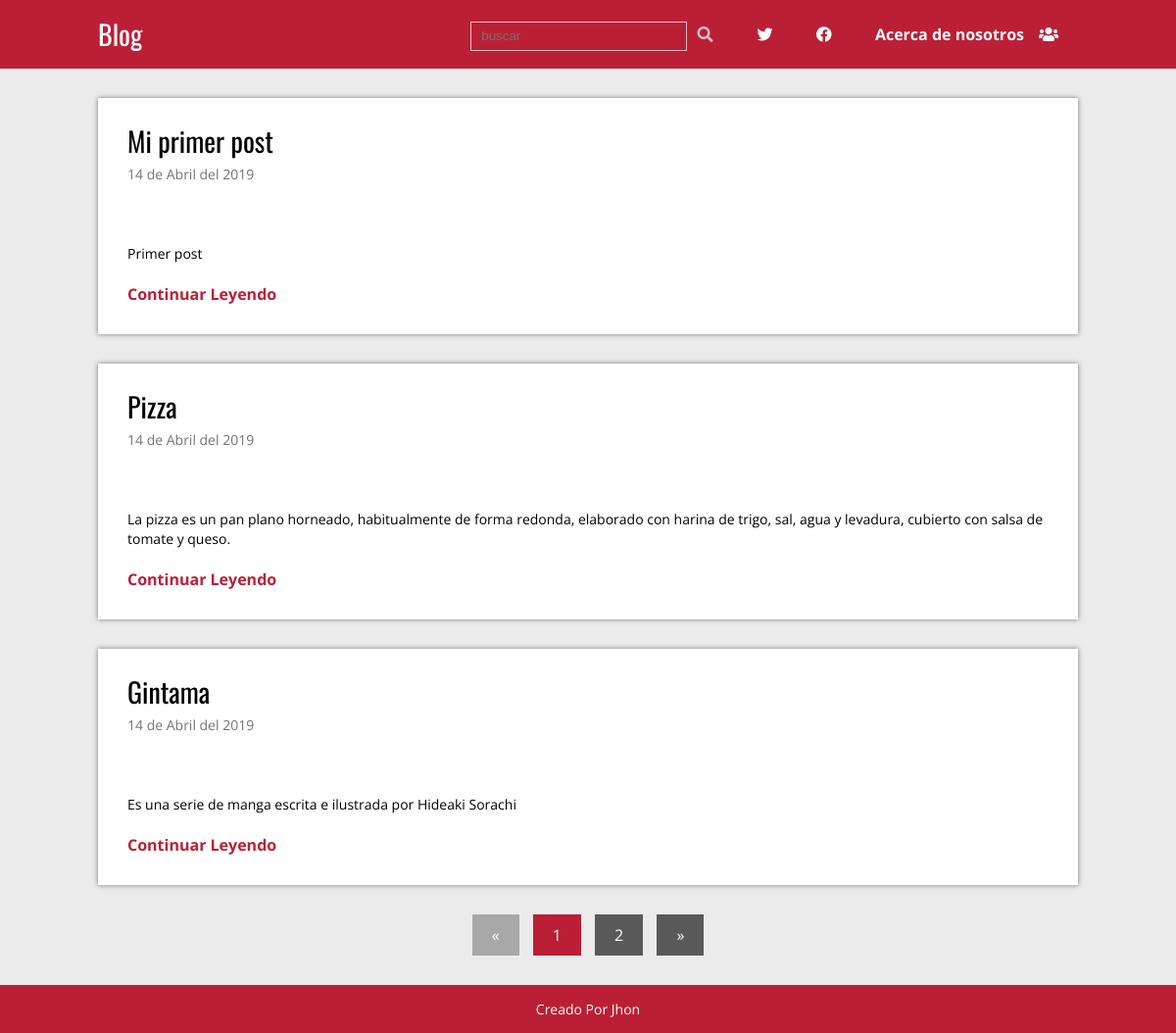
The page / on the database its author committed.
### tables this page shows
CREATE TABLE `articulos` (
  `id` int(11) NOT NULL,
  `titulo` varchar(200) NOT NULL,
  `extracto` varchar(200) NOT NULL,
  `fecha` timestamp NOT NULL DEFAULT CURRENT_TIMESTAMP,
  `texto` text NOT NULL,
  `thumb` varchar(50) NOT NULL
);

### index.php (called while the page is built, shortened)
<?php
require 'admin/config.php';
require 'funciones.php';
$conexion = conexion($bd_config);
$posts = obtener_post($blog_config['post_por_pagina'], $conexion);
require 'views/index.view.php';

### admin/config.php (called while the page is built, shortened)
<?php
$blog_config = array(
    'post_por_pagina'  => '3',
    'carpeta_imagenes' => 'img/');

### funciones.php (called while the page is built, shortened)
<?php
function pagina_actual()
{
    return isset($_GET['p']) ? (int) $_GET['p'] : 1;
}
function obtener_post($post_por_paginas, $conexion)
{
    $inicio    = (pagina_actual()) > 1 ? pagina_actual() * $post_por_paginas - $post_por_paginas : 0;
    $sentencia = $conexion->prepare("SELECT SQL_CALC_FOUND_ROWS * FROM articulos LIMIT $inicio ,$post_por_paginas");
    $sentencia->execute();
    return $sentencia->fetchAll();
}
function numero_paginas($post_por_paginas, $conexion)
{
    $total_post = $conexion->prepare('SELECT FOUND_ROWS() as total');
    $total_post->execute();
    $total_post = $total_post->fetch()['total'];
    $numero_paginas = ceil($total_post / $post_por_paginas);
    return $numero_paginas;
}
function fecha($fecha)
{
    $timestamp = strtotime($fecha);
    $meses     = ['Enero', 'Febrero', 'Marzo', 'Abril', 'Mayo', 'Junio', 'Julio', 'Agosto', 'Septiembre', 'Ocutbre', 'Noviembre', 'Diciembre'];
    $dia   = date('d', $timestamp);
    $mes   = date('m', $timestamp) - 1;
    $year  = date('y', $timestamp);
    $fecha = " $dia de " . $meses[$mes] . " del 20$year";
    return $fecha;
}

### views/index.view.php (the view, shortened to what this page needs)
<!DOCTYPE html>
<html lang="es">
<head>
	<link rel="stylesheet" href="https://use.fontawesome.com/releases/v5.8.1/css/all.css">
	<link rel="stylesheet" href='<?php echo RUTA; ?>/css/style.css'>
</head>
<body>
<?php require "header.php";?>
<div class="contenedor">
	<?php foreach ($posts as $post): ?>
	<div class="post">
		<article>
			<h2 class="titulo"><a href="single.php?id=<?php echo $post['id']; ?>"><?php echo $post['titulo']; ?></a></h2>
			<p class="fecha"> <?php echo fecha($post['fecha']); ?></p>
			<div class="thumb"></div>
			<p class="extracto"> <?php echo $post['extracto']; ?></p>
			<a href="single.php?id=<?php echo $post['id']; ?>" class="continuar">Continuar Leyendo</a>
		</article>
	</div>
    <?php endforeach;?>
	<?php require 'paginacion.php';?>
</div>
<?php require "footer.php";?>
</body>
</html>

### views/header.php
<header>
	<div class="contenedor">
		<div class="logo izquierda">
			<p><a href="<?php echo RUTA; ?>">Blog</a></p>
		</div>
		<div class="derecha">
			<form name="busqueda" action="<?php echo RUTA;?>/buscar.php" class="buscar" method="get">
			<input type="text" name="busqueda" placeholder="buscar">
			<button type="submit" class="icono fa fa-search"></button>
			</form>
			<nav class="menu">
				<ul>
					<li><a href="#"><i class="fab fa-twitter"></i></a></li>
					<li><a href="#"><i class="fab fa-facebook"></i></a></li>
					<li><a href="error.php">Acerca de nosotros<i class="icono fa fa-users"></i></a></li>
				</ul>
			</nav>
		</div>
	</div>
</header>

### paginacion.php
<?php
$numero_paginas = numero_paginas($blog_config['post_por_pagina'], $conexion);
?>
<section class="paginacion">
	<ul>
		<?php if (pagina_actual() === 1): ?>
         <li class="disable">&laquo;</li>
        <?php else: ?>
        	<li><a href="index.php?p=<?php echo pagina_actual() - 1 ?>">&laquo;</a></li>
		<?php endif;?>
		<?php for ($i = 1; $i <= $numero_paginas; $i++): ?>
			<?php if (pagina_actual() === $i): ?>
				<li class="active">
					<?php echo $i ?>
				</li>
			<?php else: ?>
				<li><a href="index.php?p=<?php echo $i; ?>"><?php echo $i; ?></a></li>
			<?php endif?>
			<?php endfor;?>
			<?php if (pagina_actual() == $numero_paginas): ?>
				<li class="disable">&raquo;</li>
			<?php else: ?>
				<li><a href="index.php?p=<?php echo pagina_actual() + 1; ?>">&raquo;</a></li>
			<?php endif?>
	</ul>
</section>

### views/footer.php
<footer>
	<p class="copyright">Creado Por Jhon</p>
</footer>

### css/style.css (style rules this page uses)
* { margin:0; padding: 0; -webkit-box-sizing:border-box; -moz-box-sizing:border-box; -box-sizing:border-box; }
body { font-size:16px; font-family: 'Open Sans',sans-serif; background: #ebebeb; }
h1,h2,h3,h4,h5,h6 { font-family: "Oswald",Arial, Sans-serif; font-weight: normal; }
a { text-decoration: none; color: #BB1F35; }
.contenedor { max-width: 1000px; width: 90%; margin: auto; }
.izquierda { float: left; }
.derecha { float: right; }
header { color:#fff; margin-bottom: 30px; background: #BB1F35; }
header .contenedor { overflow: hidden; }
header .logo { max-width: 300px; }
header .logo a { color: #fff; font-family: "Oswald",Arial,sans-serif; font-size: 28px; line-height: 70px; }
header .buscar { display: inline-block; position: relative; margin-right: 15px; }
header .buscar input[type="text"] { background:none; border: 1px solid rgba(255,255,255,.7); color: rgba(255,255,255,.7); height: 30px; padding: 0 10px; padding-right: 32px; }
header .buscar .icono { color: rgba(255,255,255,.7); right: 0; background: none; border:none; cursor: pointer; padding: 6px; font-size: 16px; line-height: 16px; }
header .menu { display: inline-block; }
header .menu ul { list-style: none; }
header .menu ul li { display: inline-block; line-height: 70px; }
header .menu ul li a { color: #fff; display: block; padding: 0 20px; font-weight: bold; }
header .menu ul li a .icono { margin-left: 15px; }
.contenedor { display: block; grid-template-areas: "head menu" "main main"; grid-gap: 60% 40%; grid-gap: 10px; }
.logo { grid-area:head; background:#BB1F35 }
.derecha { grid-area:menu; background:#BB1F35 }
.post { width: 100%; background: #fff; box-shadow: 0px 0px 5px rgba(0,0,0,.5); margin-bottom: 30px; padding: 30px; }
.post article .titulo { font-family: "Oswald",Arial,sans-serif; font-size: 28px; font-weight: normal; line-height: 28px; margin-bottom: 10px; }
.post article .titulo a { color: #000; }
.post article .fecha { color: #747474; font-size: 14px; margin-bottom: 20px; }
.post article .thumb { margin-bottom: 20px; }
.post article .extracto { font-size: 14px; line-height: 20px; margin-bottom: 20px; }
.post article .continuar { color:#BB1F35; font-weight: bold; }
footer { background: #BB1F35; color: #fff; }
footer .copyright { text-align: center; font-size: 14px; padding: 15px 0; }
.paginacion { margin-bottom: 30px; }
.paginacion ul { list-style: none; text-align: center; }
.paginacion ul li { display: inline-block; margin:0 5px; color: #fff; }
.paginacion ul li a { display: block; padding: 10px 20px; background: #595959; color: #fff; }
.paginacion ul .active { background: #BB1F35; padding: 10px 20px; }
.paginacion ul .disable { background: #a8a8a8; padding: 10px 20px; cursor: not-allowed; }

### rows shown on the page
articulos: titulo "Mi primer post", fecha "14 de Abril del 2019", extracto "Primer post"
articulos: titulo "Pizza", fecha "14 de Abril del 2019", extracto "La pizza es un pan plano horneado, habitualmente de forma redonda, elaborado con harina de trigo, sal, agua y levadura, cubierto con salsa de tomate y queso."
articulos: titulo "Gintama", fecha "14 de Abril del 2019", extracto "Es una serie de manga escrita e ilustrada por Hideaki Sorachi"
